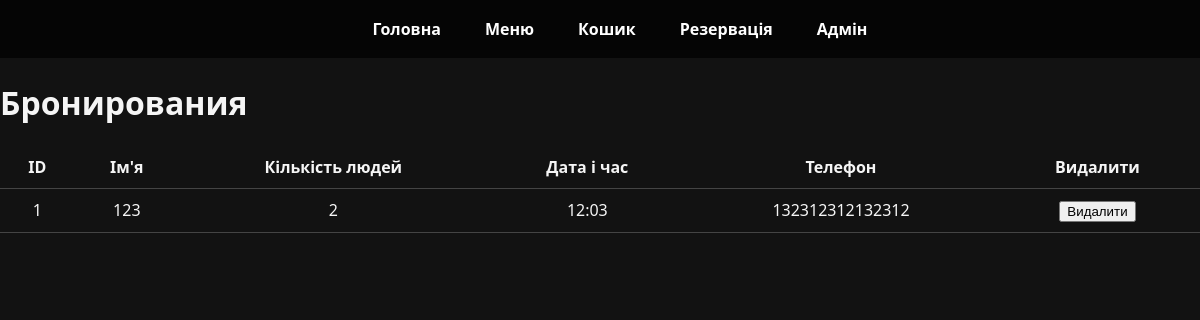
Screenshot of /admin/reservations (signed in) with the database file from the repository.
### tables.py (models this page shows)
class Reservation(db.Model):
    id = db.Column(db.Integer, primary_key=True)
    name = db.Column(db.String(100), nullable=False)
    people_quantity = db.Column(db.Integer, nullable=False)
    date = db.Column(db.String(20), nullable=False)
    time = db.Column(db.String(10), nullable=False)
    phone = db.Column(db.String(20), nullable=False)

### app.py (the view)
@app.route("/admin/reservations")
@login_required
def admin_reservations():
    if current_user.username != "admin":
        abort(403)
    reservations = Reservation.query.all()
    return render_template("admin_reservations.html", reservations=reservations)

### app.py (called while the page is built)
@login_manager.user_loader
def load_user(user_id):
    return User.query.get(int(user_id))

@app.before_request
def create_tables():
    db.create_all()

### templates/admin_reservations.html (shortened to what this page needs)
<!DOCTYPE html>
<html lang="ru">
<head>
    <link rel="stylesheet" href="{{ url_for('static', filename='style.css') }}">
</head>
<body>
    {% include 'navbar.html' %}
    <h1>Бронирования</h1>
    <table>
        <tr>
            <th>ID</th>
            <th>Ім'я</th>
            <th>Кількість людей</th>
            <th>Дата і час</th>
            <th>Телефон</th>
            <th>Видалити</th>
        </tr>
        {% for r in reservations %}
        <tr>
            <td>{{ r.id }}</td>
            <td>{{ r.name }}</td>
            <td>{{ r.people_quantity }}</td>
            <td>{{ r.time }}</td>
            <td>{{ r.phone }}</td>
            <td>
                <form method="POST" action="{{ url_for('delete_reservation', reservation_id=r.id) }}">
                    <button type="submit">Видалити</button>
                </form>
            </td>
        </tr>
        {% endfor %}
    </table>
</body>
</html>

### static/style.css (style rules this page uses)
body { background-color: #121212; color: #f5f5f5; font-family: 'Segoe UI', Tahoma, Geneva, Verdana, sans-serif; margin: 0; padding: 0; }
table { width: 100%; border-collapse: collapse; margin-bottom: 20px; }
th, td { padding: 10px; border-bottom: 1px solid #444; text-align: center; }
body { padding-top: 60px; }

### rows the page displays
Reservation: id "1", name "123", people_quantity "2", time "12:03", phone "132312312132312"
